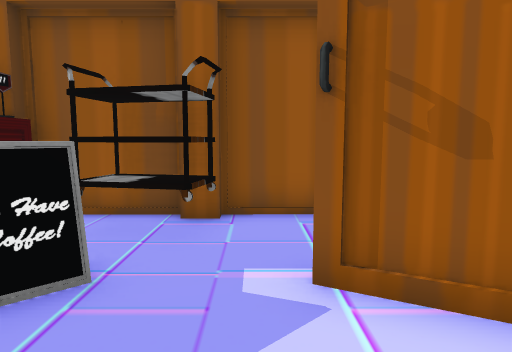
View 1 (above)

12 first-person views from a walk through a Unity game level. The camera is 1.4 m above the floor, tilts 6° down and sees 75° across. The floor is counted in squares, 1 m on a side. Each view is taken from the middle of a square. On the plan, view 1 faces up. The plan holds only what a view shows up to about 15 squares ahead; the rest is blank. Some animated figures are left out.

View 2
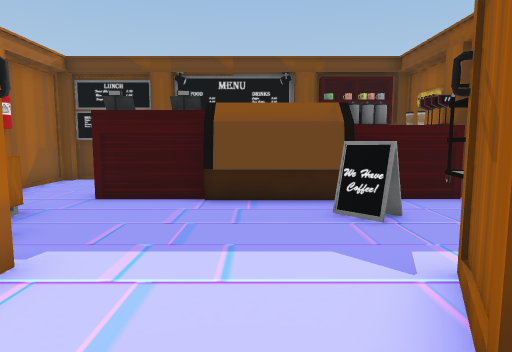

View 3
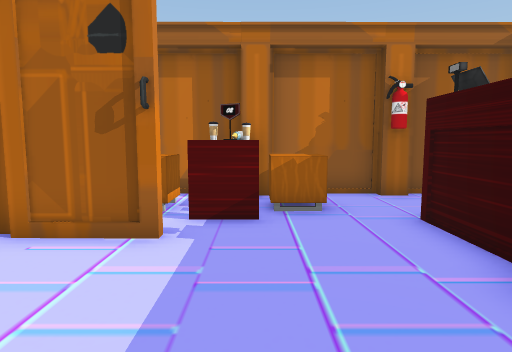

View 4
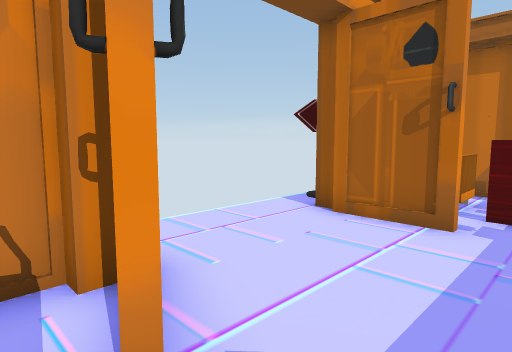

View 5
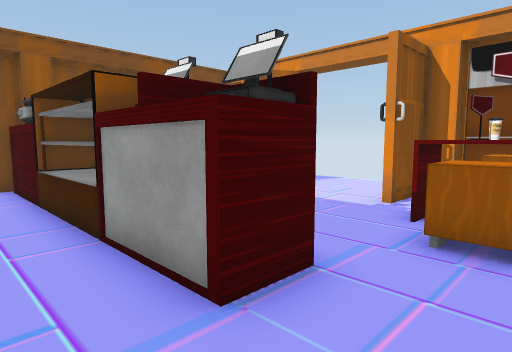

View 6
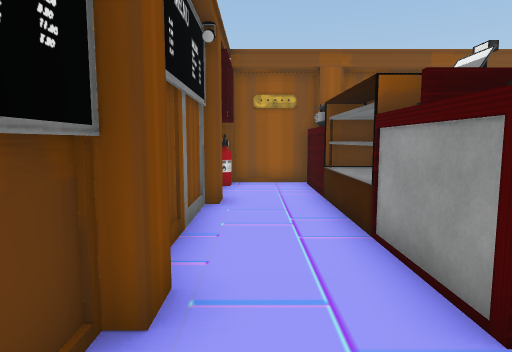

View 7
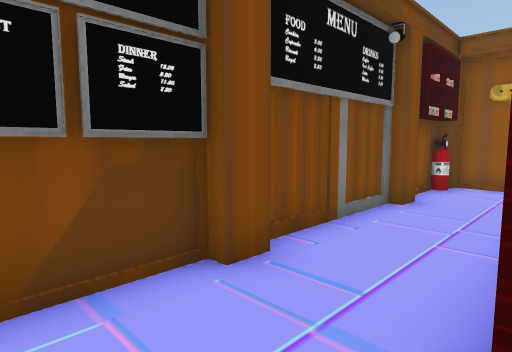

View 8
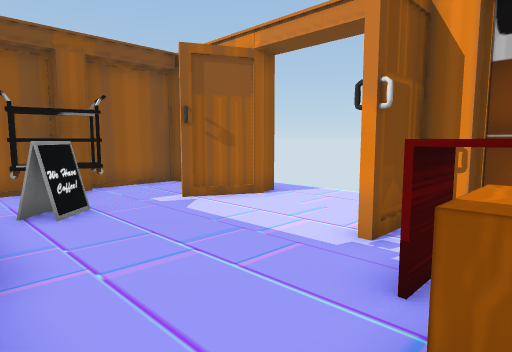

View 9
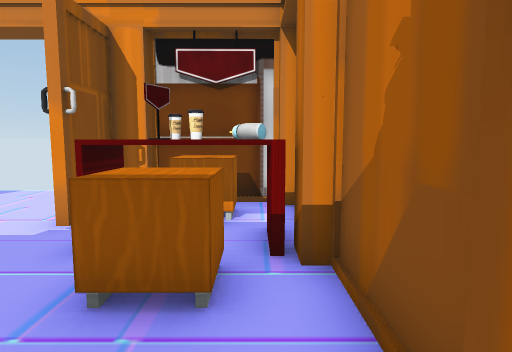

View 10
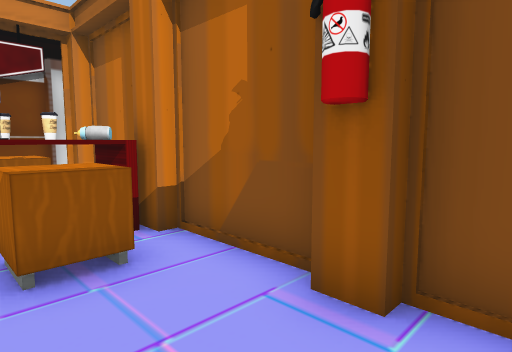

View 11
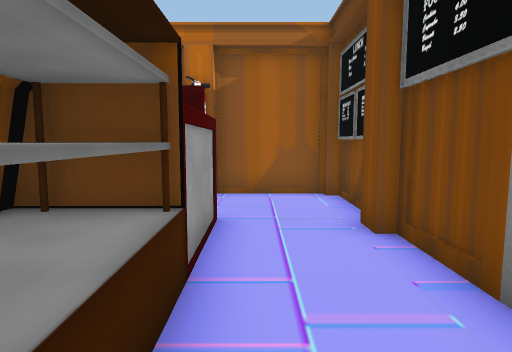

View 12
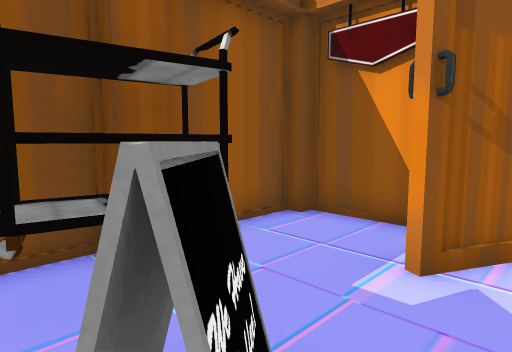

### Floor plan
Key: @ floor where view 1 was taken; # wall or solid block; x gap in a wall; . floor; = window, fence, low wall or low ledge; O other object.
Columns run from 8 left of view 1 to 4 right of it. Each row starts with its distance up from view 1.
  7 O          O
  6 ###O##OO###O
  5 O..OOOOO...#
  4 #..OO......#
  3 O..##x=..##O.
  2 #..=#........
  1 #..=#........
  0 #..##...@....
 -1 #..O#........
 -2 O..O#....##O.
 -3 #..O#..OO.##
 -4 #.....OOOOO#
 -5 #.....OOOOO#
 -6 ###O###O####

Positions as (right, up) in squares from view 1, and headings:
1: (0, 0), facing up
2: (4, 1), facing left
3: (-1, 3), facing down
4: (-1, 4), facing down-right
5: (-7, -5), facing up-right
6: (-7, -5), facing up
7: (-5, -5), facing up-left
8: (-4, -4), facing up-right
9: (-5, -5), facing right
10: (-6, -3), facing down-right
11: (-6, 3), facing down
12: (-3, 2), facing up-right
